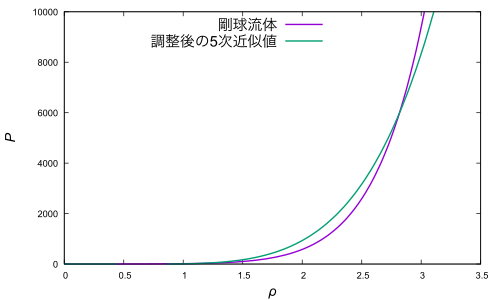

The script that drew this image:
set term pdf
set out "fit_compare_previous-research.pdf"
set xlabel "{/Arial-Italic ρ}"
set ylabel "{/Arial-Italic P}"
set xlabel font "Arial,15"
set ylabel font "Arial,15"
#ticsはメモリ文字
set tics font "Arial,10"
set xrange [0:3.5]
set yrange [0:10000]
#keyは凡例
set key font"Arial,16"
set key left top
plot "fit_compare_previous-research.dat" u 1:2 with lines linewidth 2 title "剛球流体", "fit_compare_previous-research.dat" u 1:3 with lines linewidth 2 title "調整後の5次近似値"
